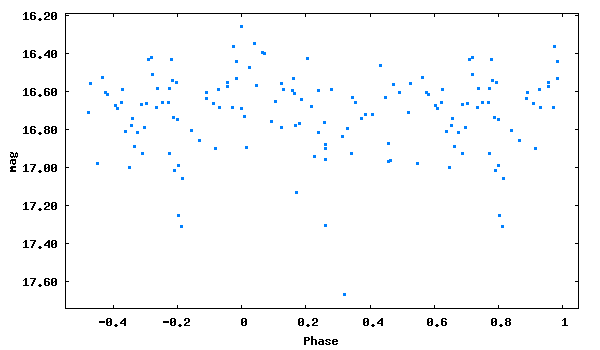

Reproduce this figure in gnuplot.
set term png size 600,350 medium
set colors classic
set output 'phase_lc_9.png'
set xlabel 'Phase'
set ylabel 'mag'
#set title 'JDmax = 2447062.49600 + 0.1366867 x E'
set format y '%5.2f'
plot [-0.55:1.05][17.74:16.19] "phase_lc_9.dat" linecolor 3 pointtype 5 pointsize 0.3 title ""
